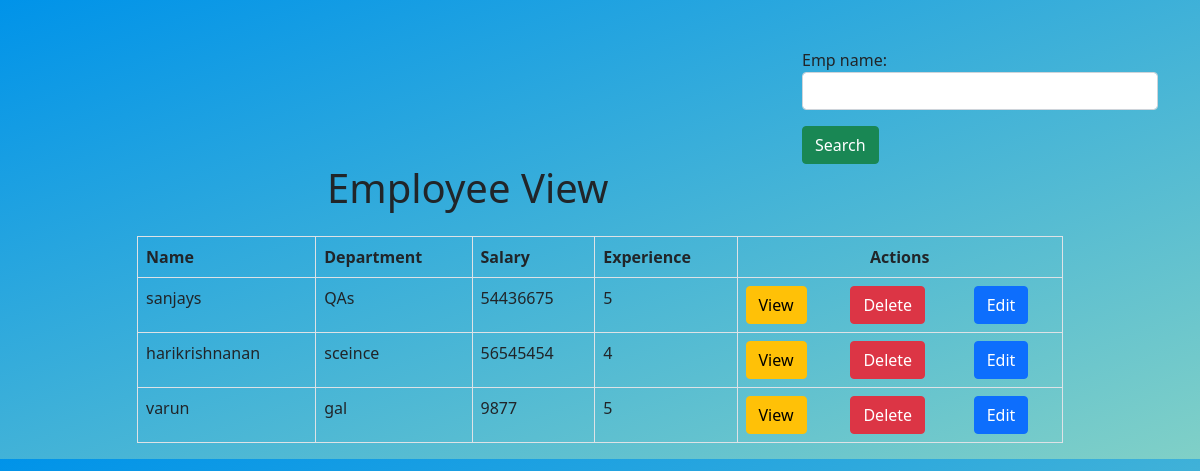
Page /company/employee/view on the committed database.
### company/models.py (models this page shows, shortened)
class Employee(models.Model):
    emp_name=models.CharField(max_length=100,unique=True)
    department=models.CharField(max_length=100)
    salary=models.IntegerField()
    experience=models.IntegerField()

### company/views.py (the view, shortened to what this page needs)
# urls.py: path("employee/view",views.employeeview,name="employeeview"),
def employeeview(request):
    form=forms.SearchEmpForm()
    emp=Employee.objects.all()
    context={}
    context["emp"]=emp
    context["form"] = form
    return render(request,'employeeview.html',context)

### company/forms.py
class SearchEmpForm(forms.Form):
    emp_name=forms.CharField(widget=forms.TextInput(attrs={"class":"form-control"}))

### company/templates/employeeView.html (shortened to what this page needs)
<!DOCTYPE html>
{%load static%}
<html lang="en">
<head>
    <link href="https://cdn.jsdelivr.net/npm/bootstrap@5.1.0/dist/css/bootstrap.min.css" rel="stylesheet">
<link rel="stylesheet" href="{%static 'css/style.css' %}">
</head>
<body class="akv">
<div class="container mt-5">
    <div class="row">
        <div class="col-4"></div>
        <div class="col-4"></div>
        <div class="col-4">
            <form action="" method="post">
             {{form.as_p}}
                <button class="btn btn-success">Search</button>
            </form>
        </div>
    </div>
    <div class="row">
        <div class="col-3"></div>
        <div class="col-6"><strong><h1>Employee View</h1></strong></div>
        <div class="col-3"></div>
    </div>
</div>
<div class="container mt-3">
  <div class="row">
    <div class="col-1"></div>
    <div class="col-10">
<table class="table border">
  <tr>
    <td class="border"><strong>Name</strong></td>
    <td class="border"><strong>Department</strong></td>
    <td class="border"><strong>Salary</strong></td>
    <td class="border"><strong>Experience</strong></td>
    <td colspan="3" class="text-center"><strong>Actions</strong></td>
  </tr>
    {%for employee in emp%}
    <tr>
       <td class="border">{{employee.emp_name}}</td>
    <td class="border">{{employee.department}}</td>
    <td class="border">{{employee.salary}}</td>
    <td class="border">{{employee.experience}}</td>
        <td><a href="{%url 'employeedetails' employee.id%}" class="btn btn-warning">View</a></td>
        <td><a href="{%url 'removeemp' employee.id%}" class="btn btn-danger">Delete</a></td>
        <td><a href="{%url 'changeemp' employee.id%}" class="btn btn-primary">Edit</a></td>
    </tr>
    {%endfor%}
</table>
    </div>
    <div class="col-1"></div>
  </div>
</div>
</body>
</html>

### company/static/css/style.css (style rules this page uses)
.akv { background-color: #0093E9; background-image: linear-gradient(160deg, #0093E9 0%, #80D0C7 100%); }

### rows in the picture
Employee: emp_name "sanjays", department "QAs", salary "54436675", experience "5"
Employee: emp_name "harikrishnanan", department "sceince", salary "56545454", experience "4"
Employee: emp_name "varun", department "gal", salary "9877", experience "5"
